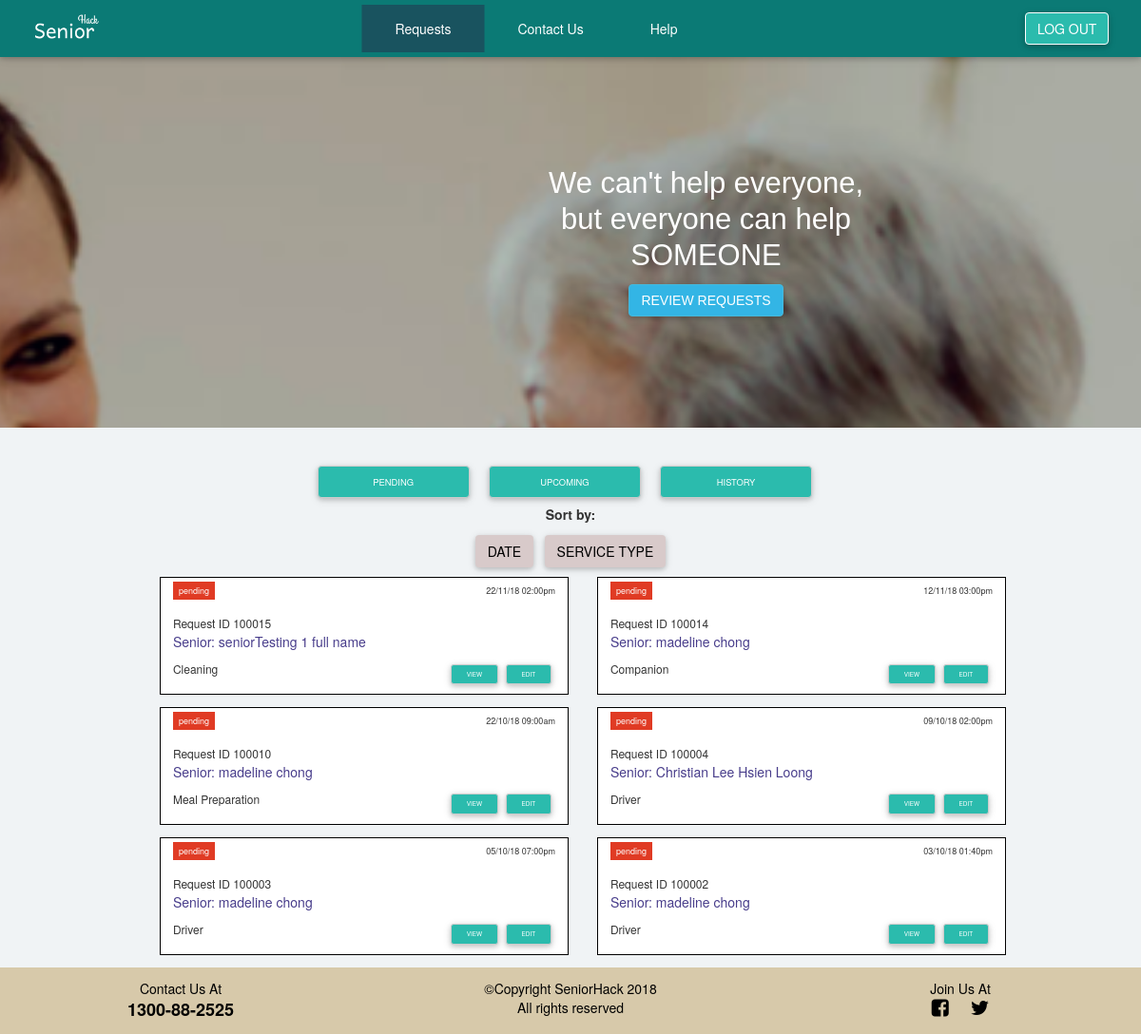
Page /RequestsForSP.php on the committed database.
### tables this page shows
CREATE TABLE `servicerequest` (
  `requestID` int(10) NOT NULL,
  `date` date NOT NULL,
  `time` time NOT NULL,
  `notes` varchar(100) NOT NULL,
  `status` varchar(20) NOT NULL DEFAULT 'pending',
  `serviceCode` char(2) NOT NULL,
  `sID` varchar(20) NOT NULL,
  `spID` varchar(20) DEFAULT NULL
);

CREATE TABLE `account` (
  `username` varchar(20) NOT NULL,
  `password` varchar(20) NOT NULL,
  `fullName` varchar(50) NOT NULL,
  `mobileNo` varchar(20) NOT NULL,
  `address` varchar(100) NOT NULL,
  `type` char(2) NOT NULL
);

CREATE TABLE `servicetype` (
  `serviceCode` char(2) NOT NULL,
  `serviceDescription` varchar(20) NOT NULL
);

### RequestsForSP.php (the view, shortened to what this page needs)
<?php
    require('dbh.php');
    $p_sql = "SELECT* FROM servicerequest INNER JOIN servicetype ON servicerequest.serviceCode = servicetype.serviceCode
    INNER JOIN account ON servicerequest.sID = account.username WHERE spID IS NULL AND status = 'pending' ORDER BY date DESC";
    $p_result = mysqli_query($con, $p_sql);
    $p_row_count = mysqli_num_rows($p_result);
?>
<!DOCTYPE html>
<html lang="en">
<head>
    <link rel="stylesheet" href="https://cdnjs.cloudflare.com/ajax/libs/font-awesome/4.7.0/css/font-awesome.min.css">
    <link href="css/bootstrap.min.css" rel="stylesheet">
    <link href="css/mdb.css" rel="stylesheet">
    <link href="css/bootstrap.css" rel="stylesheet">
    <link rel="stylesheet" href="css/Request.css">
    <link rel="stylesheet" href="css/SeniorHack.css">
    <link rel="stylesheet" href="https://maxcdn.bootstrapcdn.com/bootstrap/3.3.7/css/bootstrap.min.css">
</head>
<header>
  <div id="banner">
  <nav class="navbar navbar-default nav_style navbar-fixed-top" role="navigation">
    <div class="navbar-collapse collapse">
      <ul class="nav navbar-nav logo">
          <li><a href="#"><img src="img/logo.png" alt="SeniorHack Logo" class="logo"></a></li>
      </ul>
      <ul class="nav navbar-nav navbar-center topnav">
  		<li><a href="#" id="defaultSelected"> Requests</a></li>
  		<li><a href="#">Contact Us</a></li>
  		<li><a href="helpcentre.html">Help</a></li>
    </ul>
     <div class="collapse navbar-collapse" id="cl-mainNavbar">
      <a href="homepage.php" type="button" id="btn-logout" class="btn btn-default navbar-btn navbar-right log-out" >Log Out</a>
    </div>
    </div>
  </nav>
<div class="container">
<div class="row"><br><br><br>
<div class="banner-title col-lg-9 col-lg-offset-3 col-md-9 col-sm-10"><p>We can't help everyone, </p><p style="margin-top:-2%">but everyone can help</p>
<p style="margin-top:-2%">SOMEONE</p>
<a href="#pending" class="btn btn-info" id="next" role="button" style="margin-top:-2%">Review Requests</a>
</div>
</div>
</div>
</div>
</header>
<body>
  <div class="container"  style="margin-top:3%">
    <div class="row">
  <div class="col-lg-6 col-lg-offset-3 col-md-8 col-md-offset-2 col-sm-8 col-sm-offset-2 col-xs-12 col-xs-offset-0">
    <ul class="tab nav nav-pills">
      <li style="width:33%; padding-right: 2%" ><a class="btn btn-lg btn-default" id="defaultOpen" data-toggle="tab" href="#pending">Pending</a></li>
  	  <li style="width:33%; padding-right: 2%"><a class="btn btn-lg btn-default" data-toggle="tab" href="#upcoming">Upcoming</a></li>
      <li style="width:33%; padding-right: 2%"><a class="btn btn-lg btn-default" data-toggle="tab" href="#history">History</a></li>
    </ul>
  </div>
  <br>
  <div class="tab-content" id="open">
  <div id="pending" class="tab-pane fade in active ">
  <div class="col-lg-10 col-lg-offset-1 col-md-12 col-md-offset-0 col-sm-12 col-xs-12">
  <br>
  <div style="text-align:center; margin-top: -20px; margin-bottom: 10px">
    <h5><b>Sort by:</b></h5>
        <button type="button" class="btn btn-sort" name="sortDate">Date</button>
        <button type="button" class="btn btn-sort" name="sortType">Service Type</button></div>
        	<?php if ($p_row_count == 0) {
  					echo "<p style='text-align:center'>No pending requests at the moment</p>";
  				}
  				else {
  					while ($row = mysqli_fetch_array($p_result)) {
          ?>
          <?php $date = date("d/m/y", strtotime($row['date'])); ?>
          <?php $time = date("h:ia", strtotime($row['time'])); ?>
  <div class="col-lg-6 col-md-6 col-sm-6" >
  <table id="tblPending" class="tbl">
  	<tr>
  		<td>
  		<p style="margin:8px 13px"><span class="statusPending">pending</span>
  		<span style="float:right"><?php echo $date, " ",$time; ?></span>
  		<br><span style="font-size:12px"><br>Request ID <?php echo $row["requestID"]; ?></span>
  		<br><span style="font-size: 14px; color: #483D8B">Senior: <?php echo $row["fullName"]; ?></span>
      <br>
  		<div class="bottom-info">
  		<span style="font-size:12px"> <?php echo $row["serviceDescription"]; ?></span>
      <a class="btn btn-sm btn-default" data-toggle="modal" data-target="#editModal" data-whatever="<?php echo $row['requestID']; ?>" style="float:right; margin-bottom:10px">edit</a>
      <a class="btn btn-sm btn-default" data-toggle="modal" data-target="#viewModal" data-whatever="<?php echo $row['requestID']; ?>" style="float:right; margin-bottom:10px">view</a>
      </div></p>
  		</td>
  	</tr>
  </table>
  </div>
  <?php }} ?>
  </div>
  </div>
  <br>
<br>
<br>
</div>
</div>
</div>
</body>
<footer class="page-footer" style="color:black">
<div class="row">
  <div class="col-lg-4 col-md-12"  style="margin-top:1%;margin-bottom:1%">Contact Us At <br><span style="font-size:18px;font-weight:bold;"> 1300-88-2525</span>
  </div>
  <div class="col-lg-4 col-md-12" style="margin-top:1%;margin-bottom:1%">&copy;Copyright SeniorHack 2018 <br>All rights reserved
  </div>
  <div class="col-lg-4 col-md-12 " style="margin-top:1%;margin-bottom:1%"><a>Join Us At </a> <br>
       <a href="https://facebook.com/"><i class="fa fa-facebook-square" style="font-size:1.5em;color:black;margin-right:5%"></i></a>
		<a href="https://twitter.com/"><i class="fa fa-twitter" style="font-size:1.5em;color:black"></i></a>
  </div>
</div>
</footer>
</html>

### css/Request.css (style rules this page uses)
.tbl { background-color:white; width:100%; margin-left:3%; border: 1px solid black; margin-bottom:3% }
.statusPending { background-color:#e03b24; color:white; padding: 3px 6px; }
.bottom-info { padding-top:2px; margin-left:13px; margin-right:13px; }

### css/seniorhack.css (style rules this page uses)
#banner { background:url(Request-banner.png) no-repeat top center fixed; background-size:cover; height:500px; width:100%; }
.logo { margin-top:-1%; height:50px; }
@media (min-width: 1200px) { .navbar-nav.navbar-center { position: absolute; left: 47%; transform: translatex(-50%); } }
#defaultSelected { background-color:#19535f !important; }
.banner-title { text-align:left; font-family:serif; color:white; font-size:50px; margin-top:5%; }

### RequestsForSP.php (style rules this page uses)
body { background-color:#f0f3f5; }
.topnav { display:inline; }
.nav_style { background-color:#0B7A75; border:none; }
.topnav li a { text-align:center; color:white !important; padding-right: 35px; padding-left: 35px; }
.logo { margin-top:-1%; height:50px; }
.btn-sort { background-color: #D8CACA; color:black; }
@media only screen and (min-width: 750px) { .log-out { margin-right:2%; } }
@media only screen and (min-width: 1000px) { .logo { margin-right:auto; margin-left:auto; } }
#btn-logout { border-color:white ; background:#0B7A75; color:white; }
#banner { overflow-x: hidden; height: 100%; }
@media only screen and (max-width: 1300px) { #banner { width:100%; height:500px; } }
#banner { background:url(img/sp-banner.png) no-repeat top center fixed; background-size:cover; height:450px; width:100%; }
.banner-title { margin-top:8%; font-family:sans-serif; text-align:right; font-size:38px; }
@media only screen and (max-width: 1200px) { .banner-title { text-align:center; position:relative; font-size:31px; margin-top:15%; } }
.page-footer { background-size:cover; width:100%; text-align:center; background-color:#d7c9aa; }
#defaultOpen { background-color: }

### rows in the picture
servicerequest: date "22/11/18", time "02:00pm", requestID "100015", sID.fullName "seniorTesting 1 full name", servicetype.serviceDescription "Cleaning"
servicerequest: date "12/11/18", time "03:00pm", requestID "100014", sID.fullName "madeline chong", servicetype.serviceDescription "Companion"
servicerequest: date "22/10/18", time "09:00am", requestID "100010", sID.fullName "madeline chong", servicetype.serviceDescription "Meal Preparation"
servicerequest: date "09/10/18", time "02:00pm", requestID "100004", sID.fullName "Christian Lee Hsien Loong", servicetype.serviceDescription "Driver"
servicerequest: date "05/10/18", time "07:00pm", requestID "100003", sID.fullName "madeline chong", servicetype.serviceDescription "Driver"
servicerequest: date "03/10/18", time "01:40pm", requestID "100002", sID.fullName "madeline chong", servicetype.serviceDescription "Driver"
